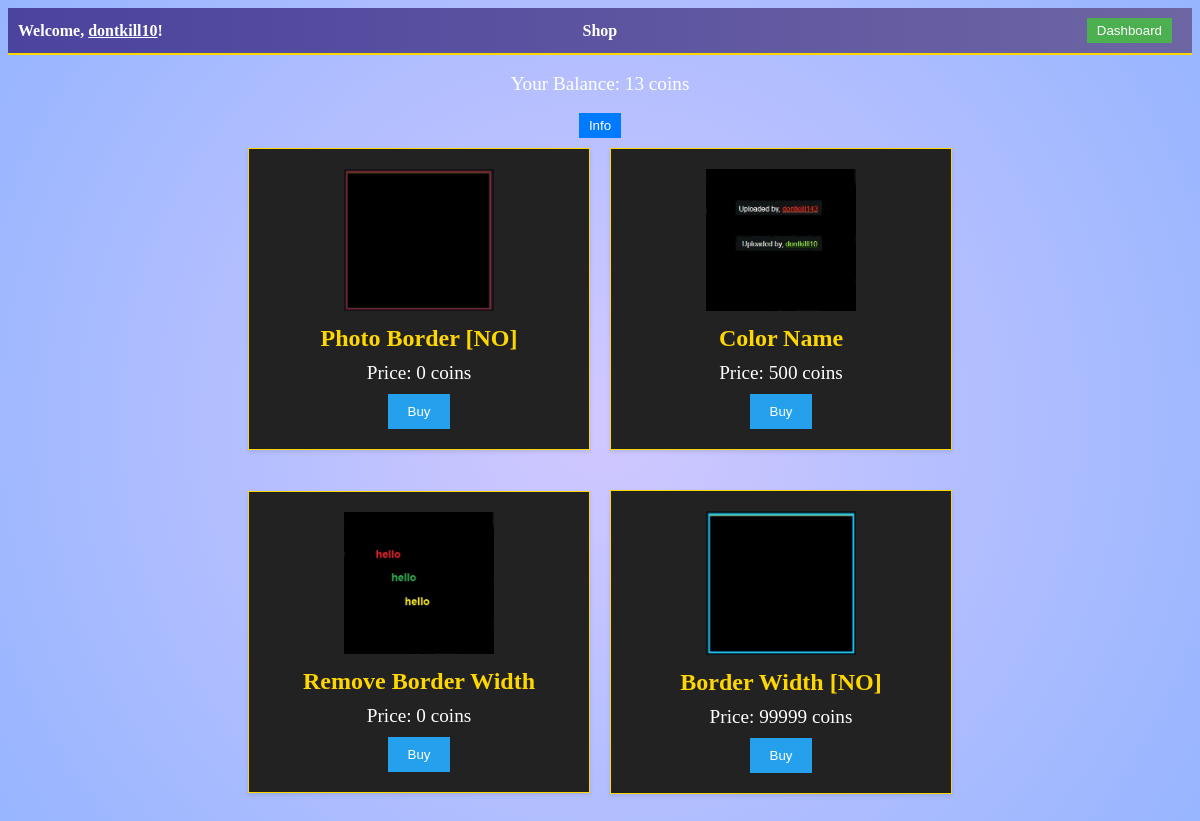
Before: /shop (signed in) with the older database file.
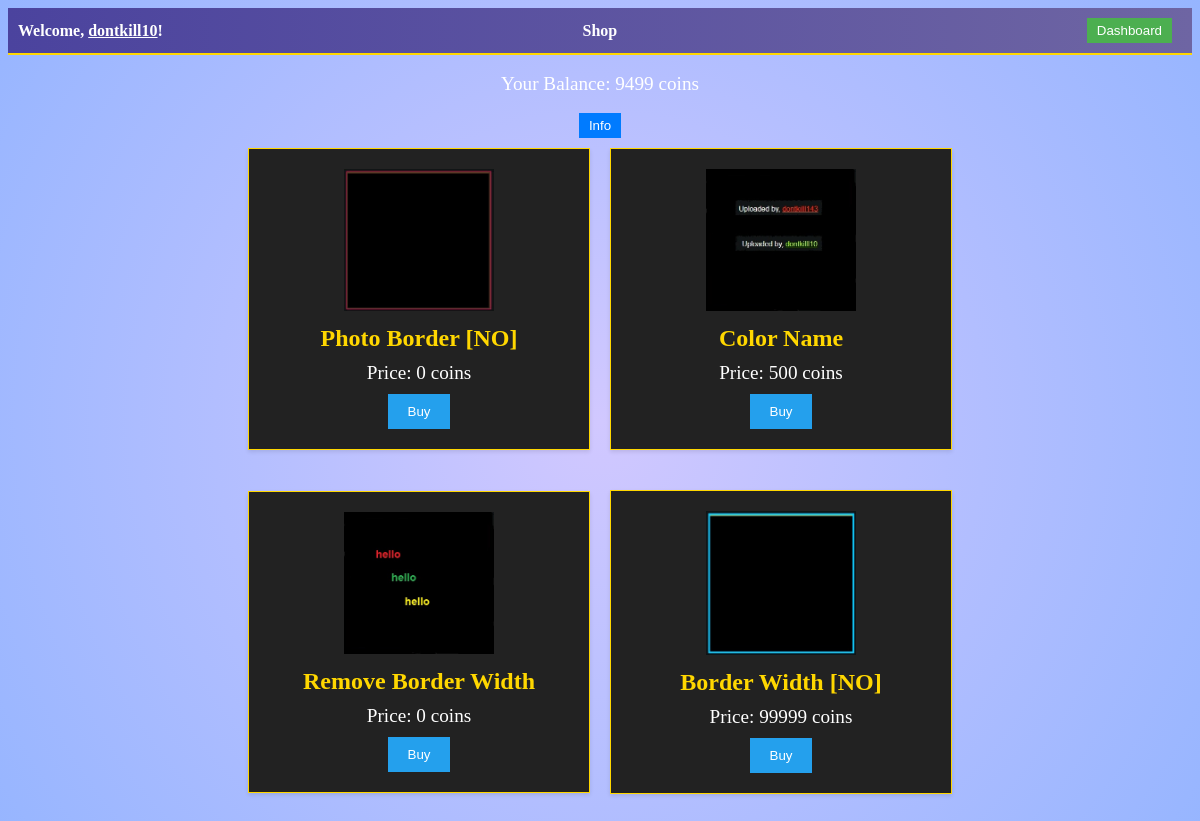
After: the same page with the newer database file.
### main.py (models this page shows, shortened)
class User(db.Model, UserMixin):
    id = db.Column(db.Integer, primary_key=True)
    username = db.Column(db.String(80), unique=True, nullable=False)
    password = db.Column(db.String(120), nullable=False)
    email = db.Column(db.String(120), unique=True, nullable=False)
    profile_photo = db.Column(db.String(255))  # Add this line
    profile_photos = db.Column(db.String(1000))  # Store a list of filenames
    likes = db.relationship("Like", backref="user", lazy=True)
    reputation = db.Column(db.Integer, default=0)
    last_given_reputation_timestamp = db.Column(db.DateTime, default=None)
    reputation_given_count = db.Column(db.Integer, default=0)
    coins = db.Column(db.Integer, default=10)  # Initialize coins to 10
    selected_border_color = db.Column(db.String(20))  # Store the selected border color
    selected_username_color = db.Column(db.String(7))  # Store color as a hex string (e.g., "#RRGGBB")
    selected_username_comment = db.Column(db.String(7)) # Store color for comment
    uploaded_photo_count = db.Column(db.Integer, default=0)  # Initialize with 0
    trivia_score = db.Column(db.Integer, default=0)  # Add this line to store the trivia score
    has_purchased_border_width = db.Column(db.Boolean, default=False)
    selected_border_width = db.Column(db.Integer, default=1)  # Default border width is 1px
    last_seen = db.Column(db.DateTime, default=datetime.utcnow)
    reset_token = db.Column(db.String(100), nullable=True)
    followers = db.relationship('User', secondary='followers', primaryjoin='User.id==followers.c.followee_id',
                                secondaryjoin='User.id==followers.c.follower_id', backref='following')
    friends = relationship('User', secondary='friendship', primaryjoin=id == Friendship.user_id,
                           secondaryjoin=id == Friendship.friend_id)

### main.py (the view)
@app.route('/shop')
@login_required
def shop():
    user_balance = current_user.coins
    return render_template('shop.html', shop_items=shop_items, user_balance=user_balance)

### main.py (called while the page is built)
@login_manager.user_loader
def load_user(user_id):
    return User.query.get(int(user_id))

@app.before_request
def update_last_seen():
    if current_user.is_authenticated:
        current_user.last_seen = datetime.now(timezone.utc)
        db.session.commit()

### templates/shop.html (shortened to what this page needs)
<!DOCTYPE html>
<html lang="en">
<head>
    <link rel="stylesheet" type="text/css" href="static/shop.css">
</head>
<body>
<div class="navbar">
    <span>Welcome, <span class="username" id="user-username"
                        data-selected-color="{{ current_user.selected_color }}"
                        onclick="window.location.href='{{ url_for('profile') }}'">{{ current_user.username }}</span>!
    </span>
    <h1 class="shop-title">Shop</h1>
    <button class="dashboard-button" onclick="window.location.href='{{ url_for('dashboard') }}'">Dashboard</button>
</div>
<br>
<p>Your Balance: <span id="user-balance-display">{{ user_balance }}</span> coins </p>
<br>
<button id="info-button" class="info-button">Info</button>
<div class="shop-items">
    <div class="shop-item-pair">
        {% for item in shop_items %}
        <div class="shop-item">
            <img src="{{ item.image_url }}" alt="{{ item.name }}" class="shop-item-image">
            <h3>{{ item.name }}</h3>
            <p>Price: {{ item.price }} coins</p>
            <button onclick="buyItem({{ item.id }}, {{ item.price }})">Buy</button>
        </div>
        {% if loop.index % 2 == 0 or loop.last %}
    </div>
    <div class="shop-item-pair">
        {% endif %}
        {% endfor %}
    </div>
</div>
</body>
</html>

### static/shop.css (style rules this page uses)
body { background-color: #131516; }
.shop-item-pair { display: flex; justify-content: center; align-items: center; margin-bottom: 20px; }
.shop-item { background-color: #222; border: 1px solid gold; box-shadow: 0 2px 4px rgba(0, 0, 0, 0.1); padding: 20px; text-align: center; max-width: 300px; flex: 1; margin: 0 5px; }
.shop-item { background-color: #222; border: 1px solid gold; box-shadow: 0 2px 4px rgba(0, 0, 0, 0.1); margin: 10px; padding: 20px; text-align: center; max-width: 300px; }
.shop-item img { max-width: 50%; height: auto; margin-bottom: 10px; }
.shop-item h3 { font-size: 1.5rem; color: gold; }
.shop-item p { color: white; margin-top: 10px; }
.shop-item button { background-color: #24a0ed; border: none; padding: 10px 20px; color: white; cursor: pointer; margin-top: 10px; }
.navbar { background-color: black; color: white; padding: 10px; display: flex; justify-content: space-between; align-items: center; font-weight: bold; border-bottom: 2px solid gold; text-align: right; }
.navbar .username { cursor: pointer; text-decoration: underline; }
.navbar .dashboard-button { background-color: #4caf50; color: #fff; border: none; padding: 5px 10px; margin-right: 10px; cursor: pointer; }
#user-balance, #user-balance-display, h1, p { color: white; text-align: center; margin: 20px; font-size: 1.2rem; }
#user-balance, #user-balance-display, h1, p { color: white; text-align: center; margin: 0; padding: 0; font-size: 1.2rem; }
.shop-title { text-align: center; padding-right: 50px; margin: 0; font-size: 1rem; }
.info-button { display: block; margin: 0 auto; background-color: #007bff; color: white; border: none; padding: 5px 10px; cursor: pointer; }

### static/dashboard.css (style rules this page uses)
h1, h2, h3, p, ul, li { margin: 0; padding: 0; color: white; }
body { background: radial-gradient(circle, #d1c8ff, #96b5ff); }
.navbar { background: linear-gradient(90deg, #4b439e, #6e65a3); color: white; padding: 10px; display: flex; justify-content: space-between; align-items: center; font-weight: bold; border-bottom: 2px solid gold; text-align: right; position: relative; }
.navbar .username { cursor: pointer; text-decoration: underline; }

Changed rows visible on the page:
changed User "dontkill10": coins (not shown) → "9499"
Other visible differences:
{{ user_balance }}: "13" → (not shown)
